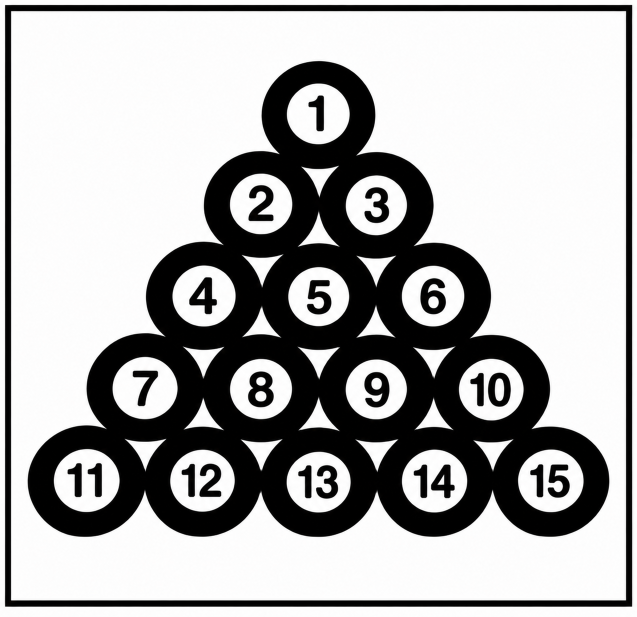
#> input picture Lab9/Balls.png, 1274 x 1234 px (shown at 1/2 size)
$ jupyter execute Lab9.ipynb
#> lines starting #> are read from the running program, lines starting #| are printed output that depends on the picture; after the words box and inside, x2 and y2 are one past the last pixel; in counts of white or black regions, pixels touching at a corner belong together
# ARTI 403 Image Processing
## Lab 9: Morphological Operations

Name: Mohammed Saeed Alamodi
ID: 2240009007

I used the Balls image. The balls are black on a white background, so I inverted the threshold to make the balls white (the foreground). I also shrank the image to a third of its size so the small kernels have a visible effect.

## Task 1: Morphological Operations on a New Image

[cell 1]
import cv2
import numpy as np
import matplotlib.pyplot as plt

img = cv2.imread('Balls.png', 0)
#> img: shape (1234, 1274); min 0, max 255, mean 172.4
img = cv2.resize(img, None, fx=1/3, fy=1/3, interpolation=cv2.INTER_AREA)
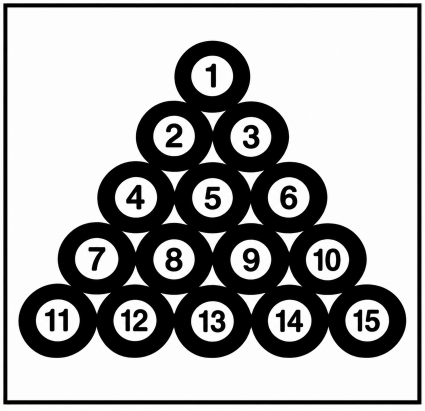
#> img: shape (411, 425); min 0, max 255, mean 172.4

# Otsu threshold, inverted so the balls are white
_, binary = cv2.threshold(img, 0, 255, cv2.THRESH_BINARY_INV + cv2.THRESH_OTSU)
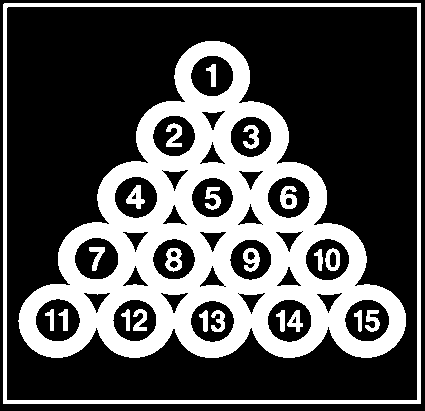
#> binary: shape (411, 425); 31.8% white; 23 white regions, largest, box (x1, y1, x2, y2) and area: (18, 41, 406, 358) 45463, (3, 3, 421, 404) 6488, (280, 186, 297, 209) 259

kernel = np.ones((5, 5), np.uint8)

erosion = cv2.erode(binary, kernel)
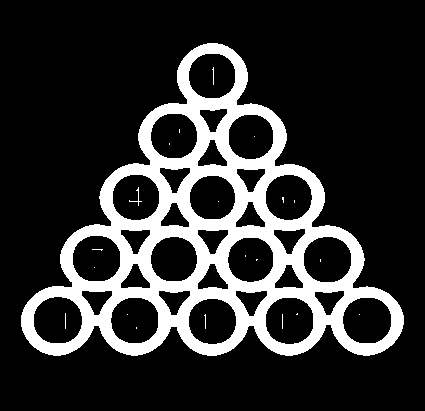
#> erosion: shape (411, 425); 19.1% white; 21 white regions (19 under 20 px), largest, box (x1, y1, x2, y2) and area: (21, 43, 404, 356) 33260, (129, 187, 142, 206) 35
dilation = cv2.dilate(binary, kernel)
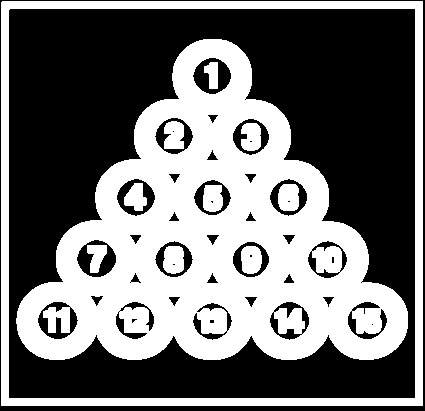
#> dilation: shape (411, 425); 44% white; 11 white regions, largest, box (x1, y1, x2, y2) and area: (16, 39, 408, 360) 59822, (1, 1, 423, 406) 12976, (163, 246, 184, 274) 515
opening = cv2.morphologyEx(binary, cv2.MORPH_OPEN, kernel)
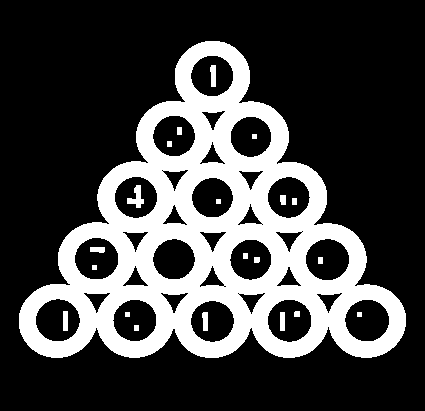
#> opening: shape (411, 425); 26.7% white; 21 white regions, largest, box (x1, y1, x2, y2) and area: (19, 41, 406, 358) 45452, (127, 185, 144, 208) 191, (210, 65, 216, 87) 115
closing = cv2.morphologyEx(binary, cv2.MORPH_CLOSE, kernel)
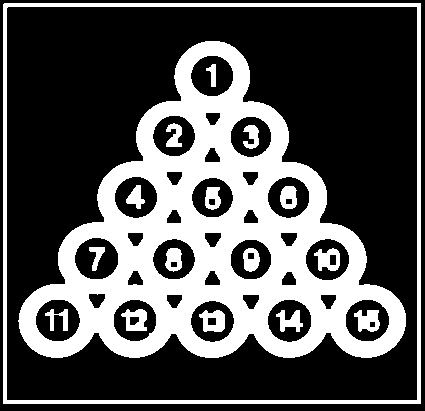
#> closing: shape (411, 425); 32.7% white; 17 white regions, largest, box (x1, y1, x2, y2) and area: (18, 41, 406, 358) 46318, (3, 3, 421, 404) 6488, (199, 310, 225, 332) 396

titles = ['Original Binary', 'Erosion', 'Dilation', 'Opening', 'Closing']
images = [binary, erosion, dilation, opening, closing]

plt.figure(figsize=(15, 9))
for i in range(5):
    plt.subplot(2, 3, i + 1)
    plt.imshow(images[i], 'gray')
    plt.title(titles[i])
    plt.axis('off')
plt.tight_layout()
plt.show()

Erosion makes the white balls thinner and wipes out the thin white numbers inside them. Dilation does the opposite: the balls get thicker, the numbers fill in and the border frame grows. Opening (erosion then dilation) removes the thin numbers but keeps the balls at about their original size. Closing (dilation then erosion) keeps the balls the same size, but the numbers get blobby and the little gaps between the balls close up.

## Task 2: Structuring Elements

[cell 2]
shapes = {'Square': cv2.MORPH_RECT, 'Cross': cv2.MORPH_CROSS, 'Ellipse': cv2.MORPH_ELLIPSE}
sizes = [3, 5, 7]

for name, op in [('Erosion', cv2.erode), ('Dilation', cv2.dilate)]:
    fig, ax = plt.subplots(3, 3, figsize=(12, 12))
    for r, (shape, flag) in enumerate(shapes.items()):
        for col, s in enumerate(sizes):
            k = cv2.getStructuringElement(flag, (s, s))
            out = op(binary, k)
            ax[r, col].imshow(out, 'gray')
            ax[r, col].set_title(f'{name}: {shape} {s}x{s}')
            ax[r, col].axis('off')
            print(f'{name:8s} {shape:8s} {s}x{s}: {np.count_nonzero(out)} white pixels')
    plt.tight_layout()
    plt.show()
#> this loop made 2 passes
#> pass 1, `plt.show()`:
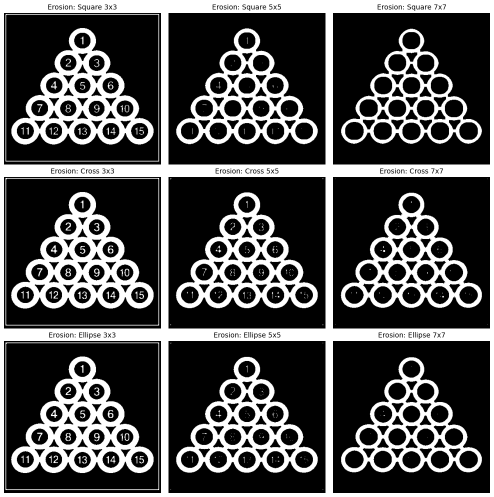
#> figure drawn by matplotlib, 9 panels
#> pass 2, `plt.show()`:
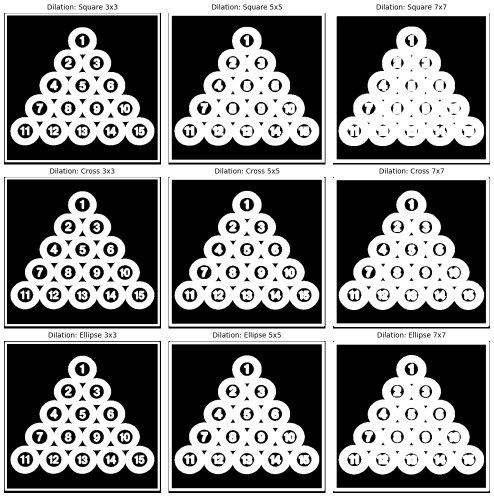
#> figure drawn by matplotlib, 9 panels
#> after the loop:
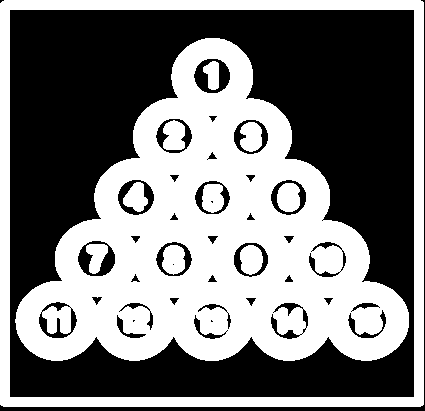
#> out: shape (411, 425); 47.2% white; 11 white regions, largest, box (x1, y1, x2, y2) and area: (15, 38, 409, 361) 61766, (0, 0, 424, 407) 16201, (277, 183, 300, 212) 562

print('Original:', np.count_nonzero(binary), 'white pixels')
#| Original: 55630 white pixels
